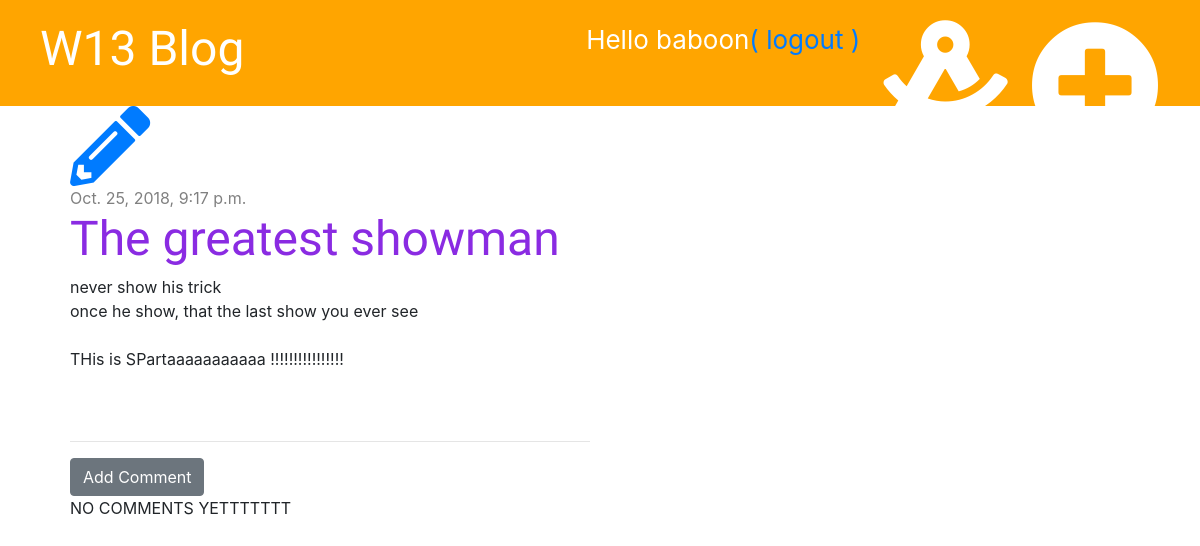
Before: /post/5/ (signed in) with the older database file.
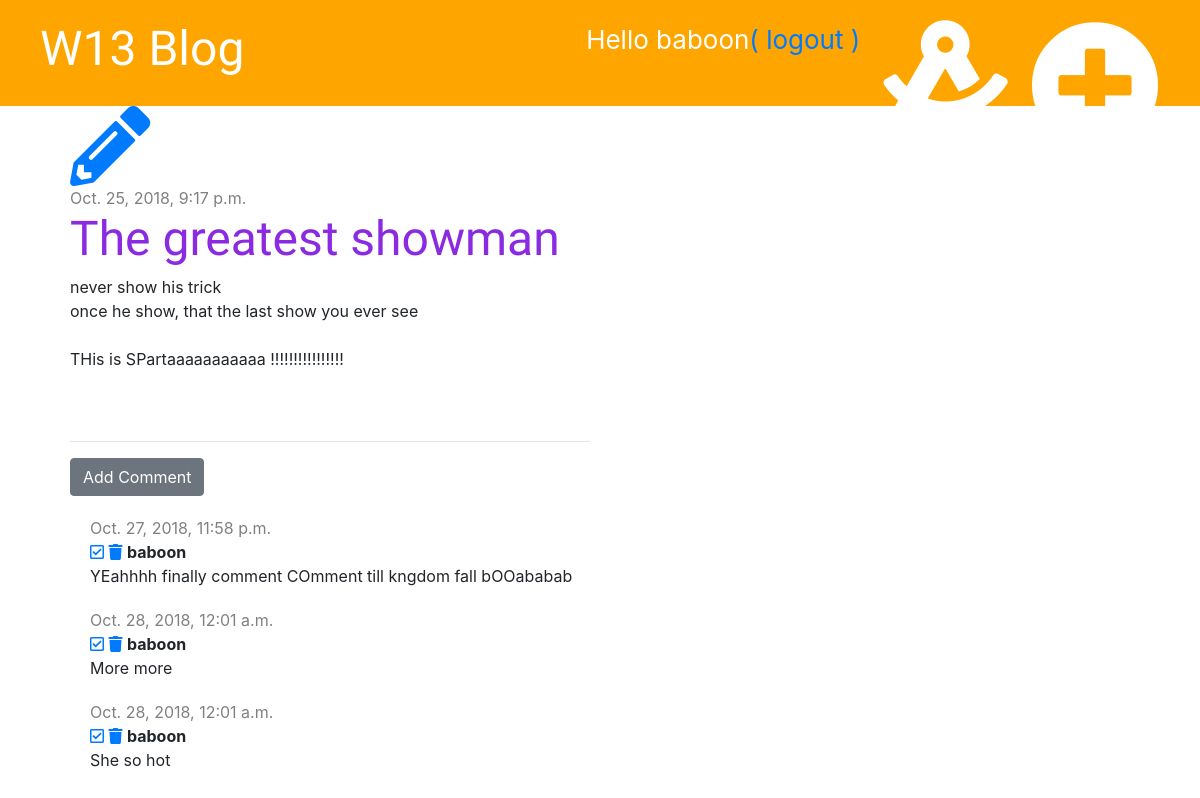
After: the same page with the newer database file.
### blog/models.py (models this page shows, shortened)
class Post(models.Model):
    author = models.ForeignKey('auth.User', on_delete=models.CASCADE)
    title = models.CharField(max_length = 200)
    text = models.TextField()
    created_date = models.DateTimeField(default = timezone.now)
    published_date = models.DateTimeField(blank = True, null = True)

class Comment(models.Model):
    post = models.ForeignKey('blog.Post',on_delete=models.CASCADE, related_name='comments')
    author = models.CharField(max_length=200)
    created_date = models.DateTimeField(default=timezone.now)
    text = models.TextField()
    approved = models.BooleanField(default=False )

### blog/views.py (the view)
# urls.py: path('post/<int:pk>/',views.post_detail, name='post_detail'),
def post_detail(request, pk):
    post = get_object_or_404(Post, pk=pk)
    stuff_for_frontend = {'post' : post}
    return render(request,'blog/post_detail.html',stuff_for_frontend)

### blog/templates/blog/post_detail.html (shortened to what this page needs)
{% extends 'blog/base.html' %}
{% block content %}
    <div class="post">
        {% if post.published_date %}
            <div class="date">
            {% if user.is_authenticated %}
                <a href="{% url 'post_edit' pk=post.pk %}"><i class="fas fa-pencil-alt fa-5x" ></i></a>
            {% endif %}
                <br>
                {{ post.published_date }}
            </div>
            {% else %}
                <a href="{% url 'post_publish' pk=post.pk %}" class="btn btn-primary">Publish</a>
            {% endif %}
        <h1> {{ post.title }}</h1>
        <p>{{ post.text|linebreaksbr }}</p>
    </div>
    <hr>
    <a href="{% url 'add_comment_to_post' pk=post.pk %}" class='btn btn-secondary'>Add Comment</a>
    {% for comment in post.comments.all %}
        {% if user.is_authenticated or comment.approved %}
            <div class='comment'>
                <div class='date'>
                    {{ comment.created_date }}
                </div>
                {% if not comment.approved and user.is_superuser %}
                <a href="{% url 'comment_approve' pk=comment.pk %}"><i class="far fa-check-square"></i></a>
                <a href="{% url 'comment_remove' pk=comment.pk %}" ><i class="fas fa-trash"></i></a>
                {% endif %}
                <strong>{{ comment.author }}</strong>
                <p>{{ comment.text }}</p>
            </div>
        {% endif %}
    {% empty %}
        <p> NO COMMENTS YETTTTTTT</p>
    {% endfor %}
{% endblock %}

### blog/templates/blog/base.html (shortened to what this page needs)
{% load staticfiles %}
<!DOCTYPE html>
<html>
<head>
    <link href="https://stackpath.bootstrapcdn.com/bootstrap/4.1.3/css/bootstrap.min.css" rel="stylesheet">
    <link rel="stylesheet" type="text/css" href="{% static 'css/blog.css' %}" >
    <link rel="stylesheet" href="https://use.fontawesome.com/releases/v5.4.1/css/all.css">
</head>
<body>
<div class="page-header">
    {% if user.is_authenticated %}
        <a class="top-menu" href="{% url 'post_new' %}"><i class="fas fa-plus-circle fa-5x" style="color: white"></i></a>
        <a class="top-menu" href="{% url 'post_draft_list' %}" ><i class="fas fa-drafting-compass fa-5x"></i></a>
        <p class="top-menu" >Hello {{ user.username }}<a href="{% url 'logout' %}" >( logout )</a> </p>
    {% else %}
        <a class="top-menu" href="{% url 'login' %}"><i class="far fa-angry fa-3x"></i></a>
        {% endif %}
    <h1><a href="{% url 'post_list' %}">W13 Blog</a></h1>
</div>
<div class= "content container">
    <div class="row">
        <div class="col-md-8">
            {% block content %}
            {% endblock %}
        </div>
    </div>
</div>
</body>
</html>

### blog/static/css/blog.css (style rules this page uses)
.page-header { background-color: orange; padding: 20px 20px 20px 40px; margin-top: 0px; }
.page-header h1 a { color:white; font-size: 36pt; text-decoration: none; }
.content { margin-left: 40px; }
h1,h2,h3,h4 { font-family: 'Tangerine','Inconsolata','Droid Sans', serif; font-size: 48px; }
.date { color: grey; }
.post { margin-bottom: 70px; }
.post h1 a, .post h1 { color: blueviolet }
.top-menu { color:white; float: right; font-size: 26px; margin-right: 20px; }
.comment { margin: 20px 0px 20px 20px; }

Changed rows visible on the page:
added Comment: created_date "Oct. 27, 2018, 11:58 p.m.", approved False (drawn), author "baboon", text "YEahhhh finally comment COmment till kngdom fall bOOababab"
added Comment: created_date "Oct. 28, 2018, 12:01 a.m.", approved False (drawn), author "baboon", text "More more"
added Comment: created_date "Oct. 28, 2018, 12:01 a.m.", approved False (drawn), author "baboon", text "She so hot"
Other visible differences:
text no longer shown: "NO COMMENTS YETTTTTTT"
